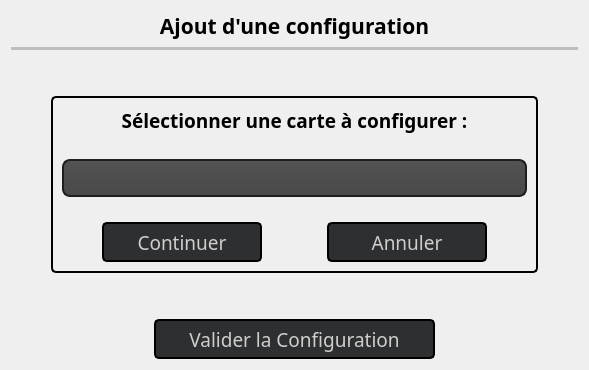
        <widget class="QWidget" name="pageCarteNI3">
         <layout class="QGridLayout" name="gridLayout_14">
          <item row="0" column="0">
           <layout class="QVBoxLayout" name="verticalLayout_13">
            <item>
             <layout class="QVBoxLayout" name="verticalLayout_11">
              <item>
               <widget class="QLabel" name="labelConfigTitre_4">
                <property name="sizePolicy">
                 <sizepolicy hsizetype="Preferred" vsizetype="Maximum">
                  <horstretch>0</horstretch>
                  <verstretch>0</verstretch>
                 </sizepolicy>
                </property>
                <property name="font">
                 <font>
                  <family>Quicksand SemiBold</family>
                  <pointsize>16</pointsize>
                  <weight>75</weight>
                  <bold>true</bold>
                 </font>
                </property>
                <property name="styleSheet">
                 <string notr="true">QLabel#labelConfigTitre{
	color: rgb(255, 255, 255);
}</string>
                </property>
                <property name="text">
                 <string>Ajout d'une configuration</string>
                </property>
                <property name="alignment">
                 <set>Qt::AlignCenter</set>
                </property>
                <property name="textInteractionFlags">
                 <set>Qt::NoTextInteraction</set>
                </property>
               </widget>
              </item>
              <item>
               <widget class="Line" name="line_4">
                <property name="enabled">
                 <bool>false</bool>
                </property>
                <property name="sizePolicy">
                 <sizepolicy hsizetype="Minimum" vsizetype="Maximum">
                  <horstretch>0</horstretch>
                  <verstretch>0</verstretch>
                 </sizepolicy>
                </property>
                <property name="minimumSize">
                 <size>
                  <width>0</width>
                  <height>3</height>
                 </size>
                </property>
                <property name="autoFillBackground">
                 <bool>false</bool>
                </property>
                <property name="frameShadow">
                 <enum>QFrame::Plain</enum>
                </property>
                <property name="lineWidth">
                 <number>5</number>
                </property>
                <property name="orientation">
                 <enum>Qt::Horizontal</enum>
                </property>
               </widget>
              </item>
             </layout>
            </item>
            <item>
             <spacer name="verticalSpacer_6">
              <property name="orientation">
               <enum>Qt::Vertical</enum>
              </property>
              <property name="sizeHint" stdset="0">
               <size>
                <width>20</width>
                <height>40</height>
               </size>
              </property>
             </spacer>
            </item>
            <item>
             <layout class="QHBoxLayout" name="horizontalLayout_16">
              <item>
               <spacer name="horizontalSpacer_16">
                <property name="orientation">
                 <enum>Qt::Horizontal</enum>
                </property>
                <property name="sizeHint" stdset="0">
                 <size>
                  <width>40</width>
                  <height>20</height>
                 </size>
                </property>
               </spacer>
              </item>
              <item>
               <widget class="QFrame" name="frameConfig2">
                <property name="styleSheet">
                 <string notr="true">QFrame#frameConfig2{
	border: 2px solid black;
	border-radius: 5;
}</string>
                </property>
                <property name="frameShape">
                 <enum>QFrame::StyledPanel</enum>
                </property>
                <property name="frameShadow">
                 <enum>QFrame::Raised</enum>
                </property>
                <layout class="QGridLayout" name="gridLayout_13">
                 <property name="verticalSpacing">
                  <number>6</number>
                 </property>
                 <item row="0" column="0">
                  <layout class="QVBoxLayout" name="verticalLayout_12">
                   <property name="spacing">
                    <number>25</number>
                   </property>
                   <item>
                    <widget class="QLabel" name="labelConfigCbProductType">
                     <property name="sizePolicy">
                      <sizepolicy hsizetype="Preferred" vsizetype="Maximum">
                       <horstretch>0</horstretch>
                       <verstretch>0</verstretch>
                      </sizepolicy>
                     </property>
                     <property name="font">
                      <font>
                       <family>Quicksand SemiBold</family>
                       <pointsize>14</pointsize>
                       <weight>75</weight>
                       <bold>true</bold>
                      </font>
                     </property>
                     <property name="styleSheet">
                      <string notr="true">QLabel#labelConfigTitre{
	color: rgb(255, 255, 255);
}</string>
                     </property>
                     <property name="text">
                      <string>Sélectionner une carte à configurer :</string>
                     </property>
                     <property name="textFormat">
                      <enum>Qt::AutoText</enum>
                     </property>
                     <property name="alignment">
                      <set>Qt::AlignCenter</set>
                     </property>
                     <property name="textInteractionFlags">
                      <set>Qt::NoTextInteraction</set>
                     </property>
                    </widget>
                   </item>
                   <item>
                    <widget class="QComboBox" name="cBProductTypeConfig">
                     <property name="sizePolicy">
                      <sizepolicy hsizetype="Expanding" vsizetype="Fixed">
                       <horstretch>0</horstretch>
                       <verstretch>0</verstretch>
                      </sizepolicy>
                     </property>
                     <property name="minimumSize">
                      <size>
                       <width>0</width>
                       <height>38</height>
                      </size>
                     </property>
                     <property name="font">
                      <font>
                       <family>Quicksand SemiBold</family>
                       <pointsize>12</pointsize>
                       <weight>75</weight>
                       <bold>true</bold>
                      </font>
                     </property>
                     <property name="styleSheet">
                      <string notr="true">QComboBox#cBProductTypeConfig
{
	color: rgb(208, 208, 208);
    background-color: QLinearGradient( x1: 0, y1: 0, x2: 0, y2: 1, stop: 0 #565656, stop: 0.1 #525252, stop: 0.5 #4e4e4e, stop: 0.9 #4a4a4a, stop: 1 #464646);
    border: 2px solid #1e1e1e;
    border-radius: 8px;
    padding: 1px 0px 1px 10px;
}

QComboBox#cBProductTypeConfig:hover
{
    border: 2px solid black;
    color: white;
}

QComboBox#cBProductTypeConfig QAbstractItemView
{
	background-color: rgb(46, 47, 48);
	border: 2px solid black;
	selection-background-color: rgb(81, 81, 81);
	border-top: none;
}

QComboBox#cBProductTypeConfig::drop-down
{
     subcontrol-origin: padding;
     subcontrol-position: top right;
     width: 15px;
     color: white;
     border-left-color: darkgray;
     padding-left: 10px;
 }

</string>
                     </property>
                    </widget>
                   </item>
                   <item>
                    <layout class="QHBoxLayout" name="horizontalLayout_15">
                     <item>
                      <spacer name="horizontalSpacer_13">
                       <property name="orientation">
                        <enum>Qt::Horizontal</enum>
                       </property>
                       <property name="sizeHint" stdset="0">
                        <size>
                         <width>40</width>
                         <height>20</height>
                        </size>
                       </property>
                      </spacer>
                     </item>
                     <item>
                      <widget class="QPushButton" name="pBContinuerConfig_2">
                       <property name="enabled">
                        <bool>true</bool>
                       </property>
                       <property name="minimumSize">
                        <size>
                         <width>160</width>
                         <height>40</height>
                        </size>
                       </property>
                       <property name="maximumSize">
                        <size>
                         <width>220</width>
                         <height>40</height>
                        </size>
                       </property>
                       <property name="sizeIncrement">
                        <size>
                         <width>0</width>
                         <height>0</height>
                        </size>
                       </property>
                       <property name="font">
                        <font>
                         <family>Quicksand Medium</family>
                         <pointsize>14</pointsize>
                         <weight>50</weight>
                         <bold>false</bold>
                        </font>
                       </property>
                       <property name="styleSheet">
                        <string notr="true">QPushButton#pBContinuerConfig_2:hover{
	color: rgb(255, 255, 255);
	background-color: rgba(0, 170, 0, 60);
	border-color: rgb(98, 98, 98);
}

QPushButton#pBContinuerConfig_2{
	background-color: rgb(46, 47, 48);
	color: rgb(206, 206, 206);
	border: 2px solid black;
	border-radius: 5;
}</string>
                       </property>
                       <property name="text">
                        <string>Continuer</string>
                       </property>
                      </widget>
                     </item>
                     <item>
                      <spacer name="horizontalSpacer_14">
                       <property name="orientation">
                        <enum>Qt::Horizontal</enum>
                       </property>
                       <property name="sizeHint" stdset="0">
                        <size>
                         <width>40</width>
                         <height>20</height>
                        </size>
                       </property>
                      </spacer>
                     </item>
                     <item>
                      <widget class="QPushButton" name="pBAnnulerConfig_2">
                       <property name="enabled">
                        <bool>true</bool>
                       </property>
                       <property name="minimumSize">
                        <size>
                         <width>160</width>
                         <height>40</height>
                        </size>
                       </property>
                       <property name="maximumSize">
                        <size>
                         <width>220</width>
                         <height>40</height>
                        </size>
                       </property>
                       <property name="sizeIncrement">
                        <size>
                         <width>0</width>
                         <height>0</height>
                        </size>
                       </property>
                       <property name="font">
                        <font>
                         <family>Quicksand Medium</family>
                         <pointsize>14</pointsize>
                         <weight>50</weight>
                         <bold>false</bold>
                        </font>
                       </property>
                       <property name="styleSheet">
                        <string notr="true">QPushButton#pBAnnulerConfig_2:hover{
	color: rgb(255, 255, 255);
	background-color: rgba(255, 0, 0, 70);
	border-color: rgb(98, 98, 98);
}

QPushButton#pBAnnulerConfig_2{
	background-color: rgb(46, 47, 48);
	color: rgb(206, 206, 206);
	border: 2px solid black;
	border-radius: 5;
}</string>
                       </property>
                       <property name="text">
                        <string>Annuler</string>
                       </property>
                      </widget>
                     </item>
                     <item>
                      <spacer name="horizontalSpacer_15">
                       <property name="orientation">
                        <enum>Qt::Horizontal</enum>
                       </property>
                       <property name="sizeHint" stdset="0">
                        <size>
                         <width>40</width>
                         <height>20</height>
                        </size>
                       </property>
                      </spacer>
                     </item>
                    </layout>
                   </item>
                  </layout>
                 </item>
                </layout>
               </widget>
              </item>
              <item>
               <spacer name="horizontalSpacer_17">
                <property name="orientation">
                 <enum>Qt::Horizontal</enum>
                </property>
                <property name="sizeHint" stdset="0">
                 <size>
                  <width>40</width>
                  <height>20</height>
                 </size>
                </property>
               </spacer>
              </item>
             </layout>
            </item>
            <item>
             <spacer name="verticalSpacer_7">
              <property name="orientation">
               <enum>Qt::Vertical</enum>
              </property>
              <property name="sizeHint" stdset="0">
               <size>
                <width>20</width>
                <height>40</height>
               </size>
              </property>
             </spacer>
            </item>
            <item>
             <layout class="QHBoxLayout" name="horizontalLayout_25">
              <item>
               <spacer name="horizontalSpacer_35">
                <property name="orientation">
                 <enum>Qt::Horizontal</enum>
                </property>
                <property name="sizeHint" stdset="0">
                 <size>
                  <width>40</width>
                  <height>20</height>
                 </size>
                </property>
               </spacer>
              </item>
              <item>
               <widget class="QPushButton" name="pBValidConfig">
                <property name="enabled">
                 <bool>true</bool>
                </property>
                <property name="minimumSize">
                 <size>
                  <width>281</width>
                  <height>40</height>
                 </size>
                </property>
                <property name="maximumSize">
                 <size>
                  <width>281</width>
                  <height>40</height>
                 </size>
                </property>
                <property name="sizeIncrement">
                 <size>
                  <width>0</width>
                  <height>0</height>
                 </size>
                </property>
                <property name="font">
                 <font>
                  <family>Quicksand Medium</family>
                  <pointsize>14</pointsize>
                  <weight>50</weight>
                  <bold>false</bold>
                 </font>
                </property>
                <property name="styleSheet">
                 <string notr="true">QPushButton#pBValidConfig:hover{
	color: rgb(255, 255, 255);
	background-color: rgba(85, 255, 0, 85);
	border-color: rgb(98, 98, 98);
}

QPushButton#pBValidConfig{
	background-color: rgb(46, 47, 48);
	color: rgb(206, 206, 206);
	border: 2px solid black;
	border-radius: 5;
}</string>
                </property>
                <property name="text">
                 <string>Valider la Configuration</string>
                </property>
               </widget>
              </item>
              <item>
               <spacer name="horizontalSpacer_36">
                <property name="orientation">
                 <enum>Qt::Horizontal</enum>
                </property>
                <property name="sizeHint" stdset="0">
                 <size>
                  <width>40</width>
                  <height>20</height>
                 </size>
                </property>
               </spacer>
              </item>
             </layout>
            </item>
           </layout>
          </item>
         </layout>
        </widget>
